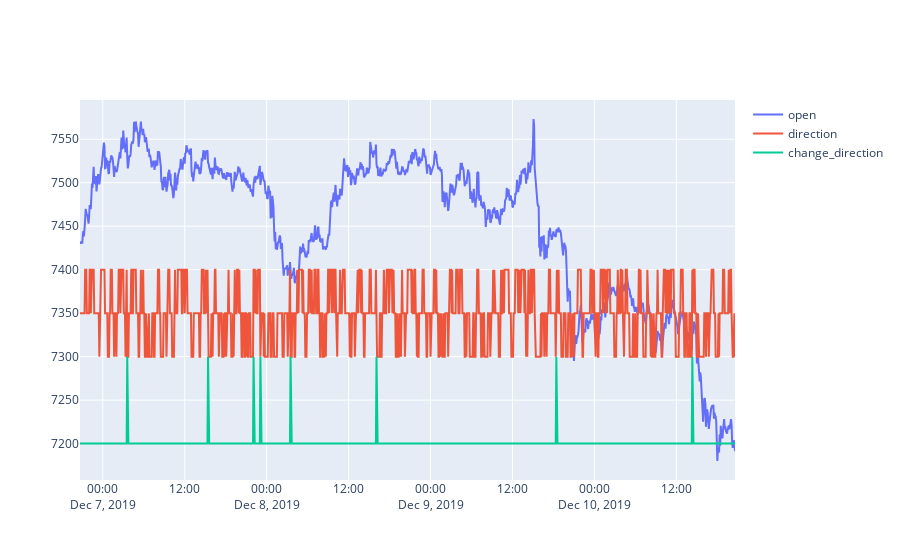

Write notebook code for a chart like this one.
### Code cell
lags, prec =10, 0.9
SetDataFrameFromLagPrec(lags,prec)
ShowMyFig()
# график своеобразный и кривой, но вроде показательный. Наверняка можно сделать лучше. Но как?

### Figure 1 — Plotly figure (JSON) as saved in the notebook; plotly's stock layout.template omitted (floating-point values rounded to 4 significant figures; data arrays with more than 128 entries replaced by an {"elided": "..."} marker saying what was removed)
{"data": [{"mode": "lines", "name": "open", "type": "scatter", "x": {"elided": "1152 str values"}, "y": {"elided": "1152 float values"}}, {"mode": "lines", "name": "direction", "type": "scatter", "x": {"elided": "1152 str values"}, "y": {"elided": "1152 int values"}}, {"mode": "lines", "name": "change_direction", "type": "scatter", "x": {"elided": "1152 str values"}, "y": {"elided": "1152 int values"}}], "layout": {}}
